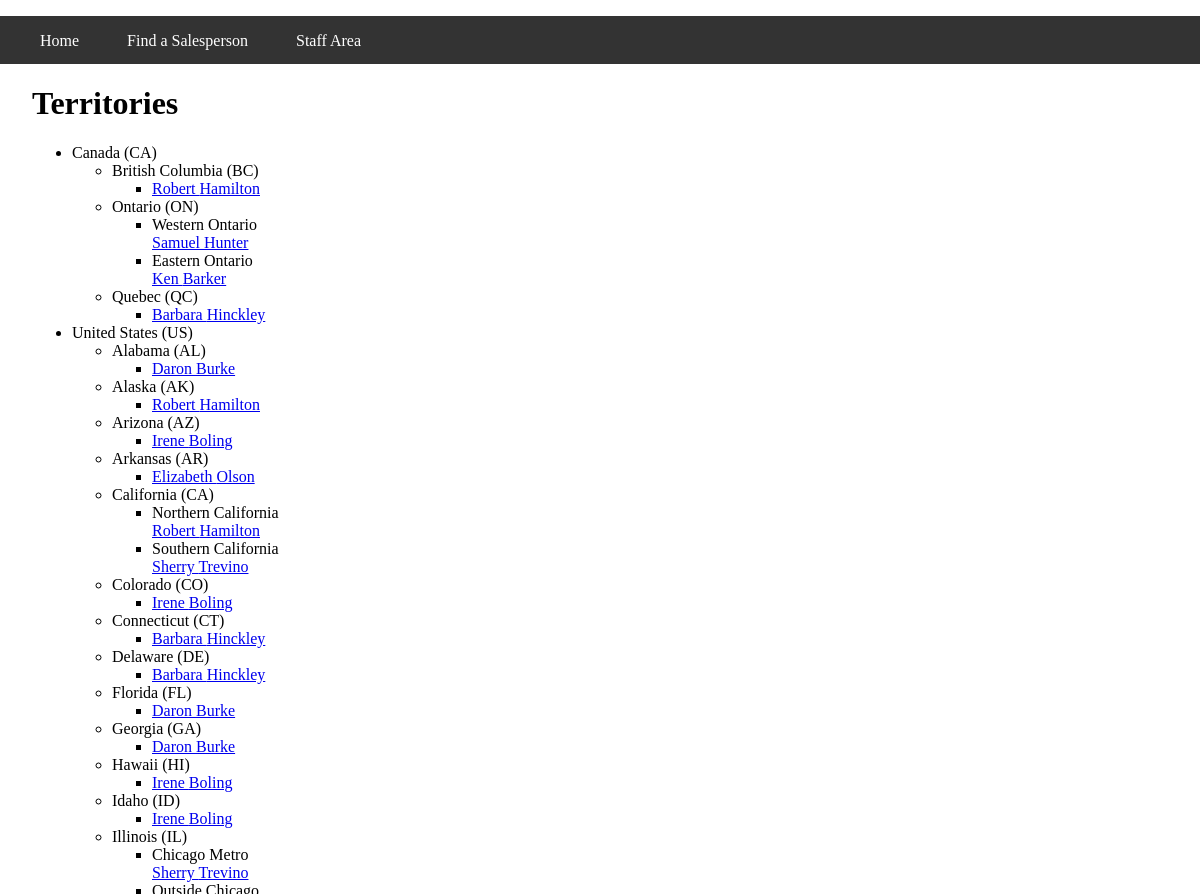
Before: /globitek/public/territories.php (upper part) with the older database file.
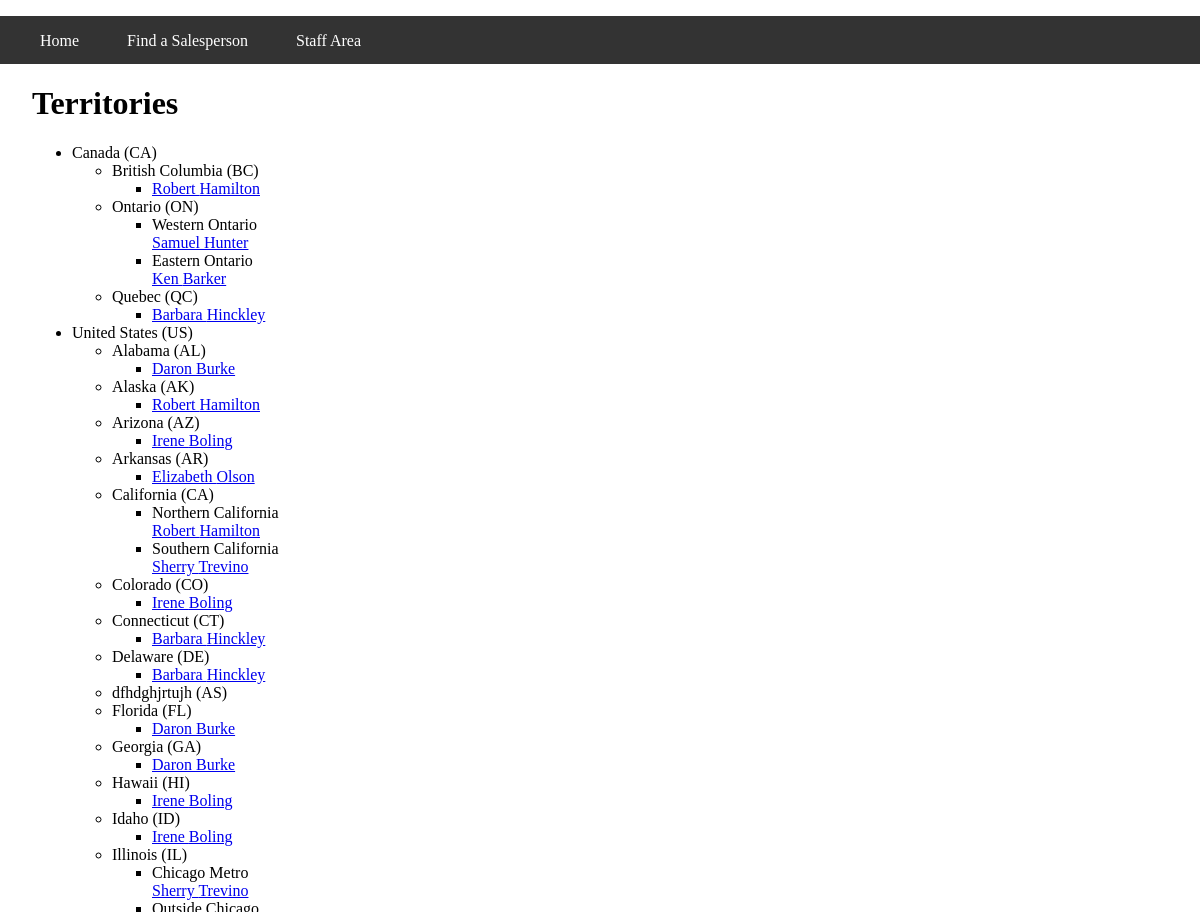
After: the same page with the newer database file.
### tables this page shows
CREATE TABLE `countries` (
  `id` int(11) NOT NULL,
  `name` varchar(255) DEFAULT NULL,
  `code` varchar(255) DEFAULT NULL
);

CREATE TABLE `states` (
  `id` int(11) NOT NULL,
  `name` varchar(255) DEFAULT NULL,
  `code` varchar(255) DEFAULT NULL,
  `country_id` int(11) DEFAULT NULL
);

CREATE TABLE `salespeople` (
  `id` int(11) NOT NULL,
  `first_name` varchar(255) DEFAULT NULL,
  `last_name` varchar(255) DEFAULT NULL,
  `phone` varchar(255) DEFAULT NULL,
  `email` varchar(255) DEFAULT NULL
);

CREATE TABLE `territories` (
  `id` int(11) NOT NULL,
  `name` varchar(255) DEFAULT NULL,
  `state_id` int(11) DEFAULT NULL,
  `position` int(11) DEFAULT NULL
);

### globitek/private/functions.php (called while the page is built, shortened)
<?php
  function h($string="") {
    return htmlspecialchars($string);
  }
  function u($string="") {
    return urlencode($string);
  }
  function url_for($script_path) {
    return DOC_ROOT . $script_path;
  }
?>

### globitek/private/query_functions.php (called while the page is built, shortened)
<?php
  function find_all_countries() {
    global $db;
    $sql = "SELECT * FROM countries ";
    $sql .= "ORDER BY name ASC;";
    $country_result = db_query($db, $sql);
    return $country_result;
  }
  function find_states_for_country_id($country_id=0) {
    global $db;
    $sql = "SELECT * FROM states ";
    $sql .= "WHERE country_id='" . db_escape($db, $country_id) . "' ";
    $sql .= "ORDER BY name ASC;";
    $state_result = db_query($db, $sql);
    return $state_result;
  }
  function find_territories_for_state_id($state_id=0) {
    global $db;
    $sql = "SELECT * FROM territories ";
    $sql .= "WHERE state_id='" . db_escape($db, $state_id) . "' ";
    $sql .= "ORDER BY position ASC;";
    $territory_result = db_query($db, $sql);
    return $territory_result;
  }
  function find_salespeople_for_territory_id($territory_id=0) {
    global $db;
    $sql = "SELECT * FROM salespeople ";
    $sql .= "LEFT JOIN salespeople_territories
              ON (salespeople_territories.salesperson_id = salespeople.id) ";
    $sql .= "WHERE salespeople_territories.territory_id='" . db_escape($db, $territory_id) . "' ";
    $sql .= "ORDER BY last_name ASC, first_name ASC;";
    $salespeople_result = db_query($db, $sql);
    return $salespeople_result;
  }
?>

### globitek/private/database.php (called while the page is built, shortened)
<?php
  function db_query($connection, $sql) {
    $result_set = mysqli_query($connection, $sql);
    return $result_set;
  }
  function db_fetch_assoc($result_set) {
    return mysqli_fetch_assoc($result_set);
  }
  function db_escape($connection, $string) {
    return mysqli_real_escape_string($connection, $string);
  }
?>

### globitek/public/territories.php (the view, shortened to what this page needs)
<?php include(SHARED_PATH . '/header.php'); ?>
<?php include(SHARED_PATH . '/public_menu.php'); ?>
<div id="main-content">
  <h1>Territories</h1>
  <?php
  $country_result = find_all_countries();
  echo "<ul id=\"countries\">";
  while($country = db_fetch_assoc($country_result)) {
    echo "<li>";
    echo h($country['name']);
    echo " (" . h($country['code']) . ")";
    $state_result = find_states_for_country_id($country['id']);
    echo "<ul id=\"states\">";
    while($state = db_fetch_assoc($state_result)) {
      echo "<li>";
      echo h($state['name']);
      echo " (" . h($state['code']) . ")";
      $territory_result = find_territories_for_state_id($state['id']);
      echo "<ul id=\"territories\">";
      while($territory = db_fetch_assoc($territory_result)) {
        echo "<li>";
        if($territory['name'] != $state['name']) {
          echo h($territory['name']) . "<br />";
        }
        $salespeople_result = find_salespeople_for_territory_id($territory['id']);
        while($person = db_fetch_assoc($salespeople_result)) {
          echo "<span class=\"salesperson\">";
          $url = 'salesperson.php?id=' . u($person['id']);
          echo "<a href=\"" . h($url) . "\">";
          echo h($person['first_name']) . " " . h($person['last_name']);
          echo "</a>";
          echo "</span>";
          echo "<br />";
        }
        echo "</li>";
      }
      echo "</ul>";
      echo "</li>";
    }
    echo "</ul>";
    echo "</li>";
  }
  echo "</ul>";
  ?>
</div>
<?php include(SHARED_PATH . '/footer.php'); ?>

### globitek/private/shared/header.php (shortened to what this page needs)
<!doctype html>
<html lang="en">
  <head>
  </head>
  <body>

### globitek/private/shared/public_menu.php
<div id="menu">
  <ul>
    <li><a href="<?php echo url_for('/index.php'); ?>">Home</a></li>
    <li><a href="<?php echo url_for('/territories.php'); ?>">Find a Salesperson</a></li>
    <li><a href="<?php echo url_for('/staff/index.php'); ?>">Staff Area</a></li>
  </ul>
</div>

### globitek/private/shared/footer.php (shortened to what this page needs)
  </body>
</html>

### globitek/private/shared/header.php (style rules this page uses)
html, body { margin: 0; padding: 0; height: 100%; width: 100%; }
#menu { width: 100%; height: 3em; margin: 0; padding: 0; background-color: #333333; }
#menu ul { list-style: none; }
#menu ul li { float: left; margin-top: 1em; margin-right: 3em; }
#menu ul li a { color: #FFFFFF; text-decoration: none; }
#main-content { padding: 0 2em; }

Changed rows visible on the page:
added states: name "dfhdghjrtujh", code "AS", shown under countries "United States"
